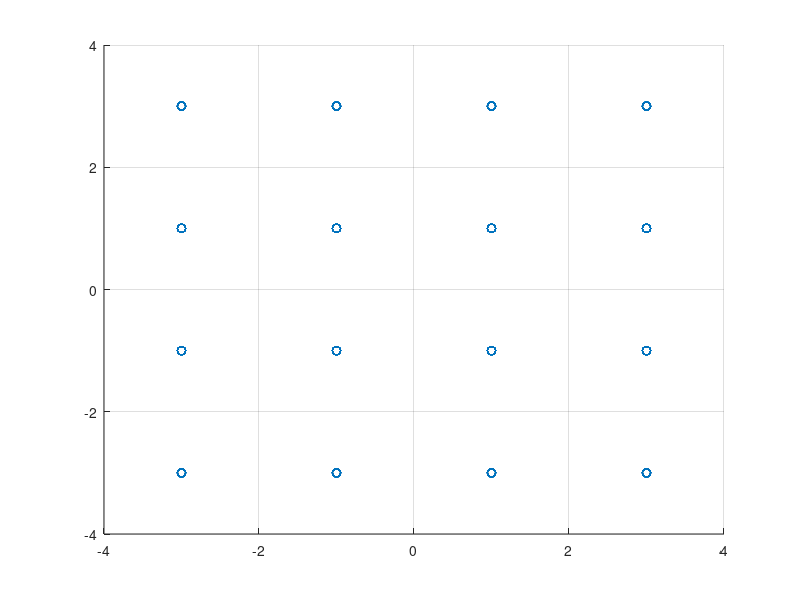
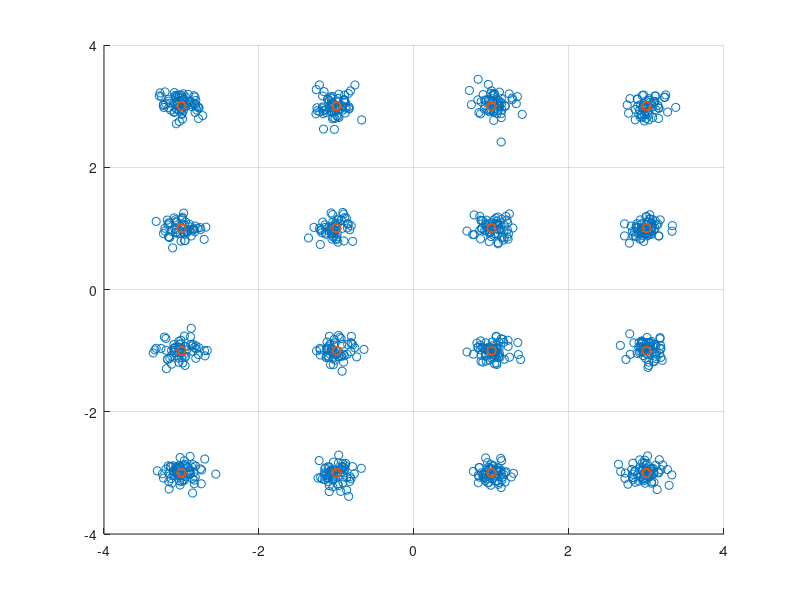

Here is the MATLAB script that generated these plots, in order: (Note: this script raises an error after producing the figures.)
clear;

% Parameter Setting

Tsym = 1; % symbol duration
Nsym = 1000; % number of symbol
Fs = 100; % sampling size
Fc = 10; % carrier frequency
Fe = 0; % 나중을 위해서  일단 남겨둔다.

N0 = 0.015;

% Simulation
t = [Tsym/Fs : Tsym/Fs : Tsym*Nsym];
Tmax = length(t);

% Symbol 생성
M=4;
symTable = zeros(2,16);

for i = length(symTable)
    if mod(i,M) == 0
        symTable(1,i) = 3;
    else
        symTable(1,i) = 2*mod(i,M)-1-M;
    end
    
    if fix(i/M) == 0
        symTable(2,i) = 3 * j;
    else        
        symTable(2,i) = j*2*fix(i/M)-1-M;
    end
end
% Basis Signal 생성
phi1 = cos(2*pi*Fc*t(1:Tsym*Fs));
Es = norm(phi1);
phi1 = phi1/Es;

phi2 = -sin(2*pi*Fc*t(1:Tsym*Fs));
Es = norm(phi2);
phi2 = phi2/Es;

%% TX

% 랜덤신호만들기
m = randi(16,1,Nsym); %1~M 중 Nsym 갯수 만큼 랜덤

% 심볼신호 만들기
bbsym = zeros(2,Nsym);


for i = 1:length(m)
    if mod(m(i),M) == 0
        bbsym(1,i) = 3;
    else
        bbsym(1,i) = 2*mod(m(i),M)-1-M;
    end
    
    if fix(m(i)/M) == 0
        bbsym(2,i) = 3*j;
    else        
        bbsym(2,i) = j*(2*fix(m(i)/M)-1-M);
    end
end


% Up-conversion (DAC 포함)
RFsignal = zeros(1,Tmax);
for iterT = 1:Tmax
    iterSym = floor((iterT-1)/Fs)+1;
    RFsignal(iterT) = real(bbsym(1,iterSym))*cos(2*pi*Fc*t(iterT))/Es - imag(bbsym(2,iterSym))*sin(2*pi*Fc*t(iterT))/Es;
end

% 참고1 - signal 보여주기
% figure(1)
% plot(t,RFsignal);
% xlim([0 2]);

% 참고2 - 심볼신호 보여주기
s = zeros(2,Nsym);
for i = 1:Nsym
    intStart = 1+(i-1)*Tsym*Fs;
    intEnd = i*Tsym*Fs;
    s(1,i) = sum(RFsignal(intStart:intEnd).*phi1);
    s(2,i) = sum(RFsignal(intStart:intEnd).*phi2);
end
figure(2)
scatter(s(1,:),s(2,:),'r*');
grid on;
axis([-4 4 -4 4]);


%% RX
% Coherent Detection
Ich = RFsignal .* cos(2*pi*(Fc+Fe)*t)/Es;
Qch = RFsignal .* sin(2*pi*(Fc+Fe)*t)/Es;

% Baseband Signal Representation
for i = 1:Nsym
    n_start = (i-1)*Tsym*Fs;
    bbSym_rx(i) = sum(Ich(n_start+1:n_start+Tsym*Fs) - j*Qch(n_start+1:n_start+Tsym*Fs));
end
sigPower = mean(abs(bbSym_rx).^2);

% Noise Insertion
noise = sqrt(N0)*randn(1,length(bbSym_rx)) + j*sqrt(N0)*randn(1,length(bbSym_rx));
bbSymN_rx = bbSym_rx+noise;
noisePower = mean(abs(noise).^2);
SNR = 10*log10(sigPower/noisePower)

% Signal Space Representation
figure(3)
scatter(real(bbSymN_rx), imag(bbSymN_rx));
grid on;
axis([-4 4 -4 4]);
hold on;
scatter(s(1,:),s(2,:),'r*');

% Optimal Receiver
hd_bbSym = zeros(1,Nsym);
for i= 1:Nsym
    corr_result = bbSymN_rx(i)*conj(symTable);
    [dammyVal hd_index] = max(real(corr_result));
    hd_index
    hd_bbSym(i) = symTable(hd_index);
end

SER = sum( abs(hd_bbSym - bbsym) > 0.01) /Nsym